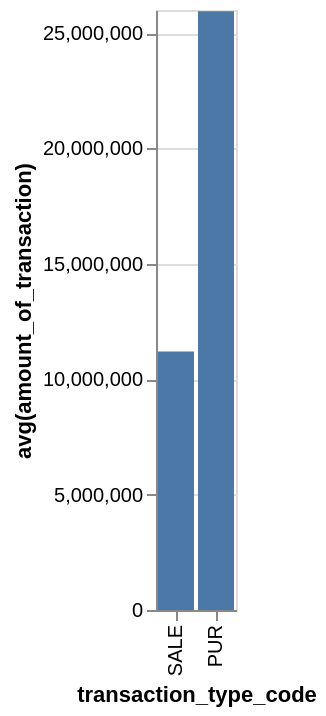

Vega-Lite specification for this chart:
### Vega-Lite specification from a JSON file in a GitHub repository (floating-point values rounded to 4 significant figures)
{"data": {"values": [{"x_data": "SALE", "y_data": 11200000.0}, {"x_data": "PUR", "y_data": 25950000.0}]}, "mark": "bar", "encoding": {"x": {"field": "x_data", "type": "nominal", "title": "transaction_type_code", "sort": {"op": "sum", "field": "y_data", "order": "ascending"}}, "y": {"field": "y_data", "type": "quantitative", "title": "avg(amount_of_transaction)"}}}
